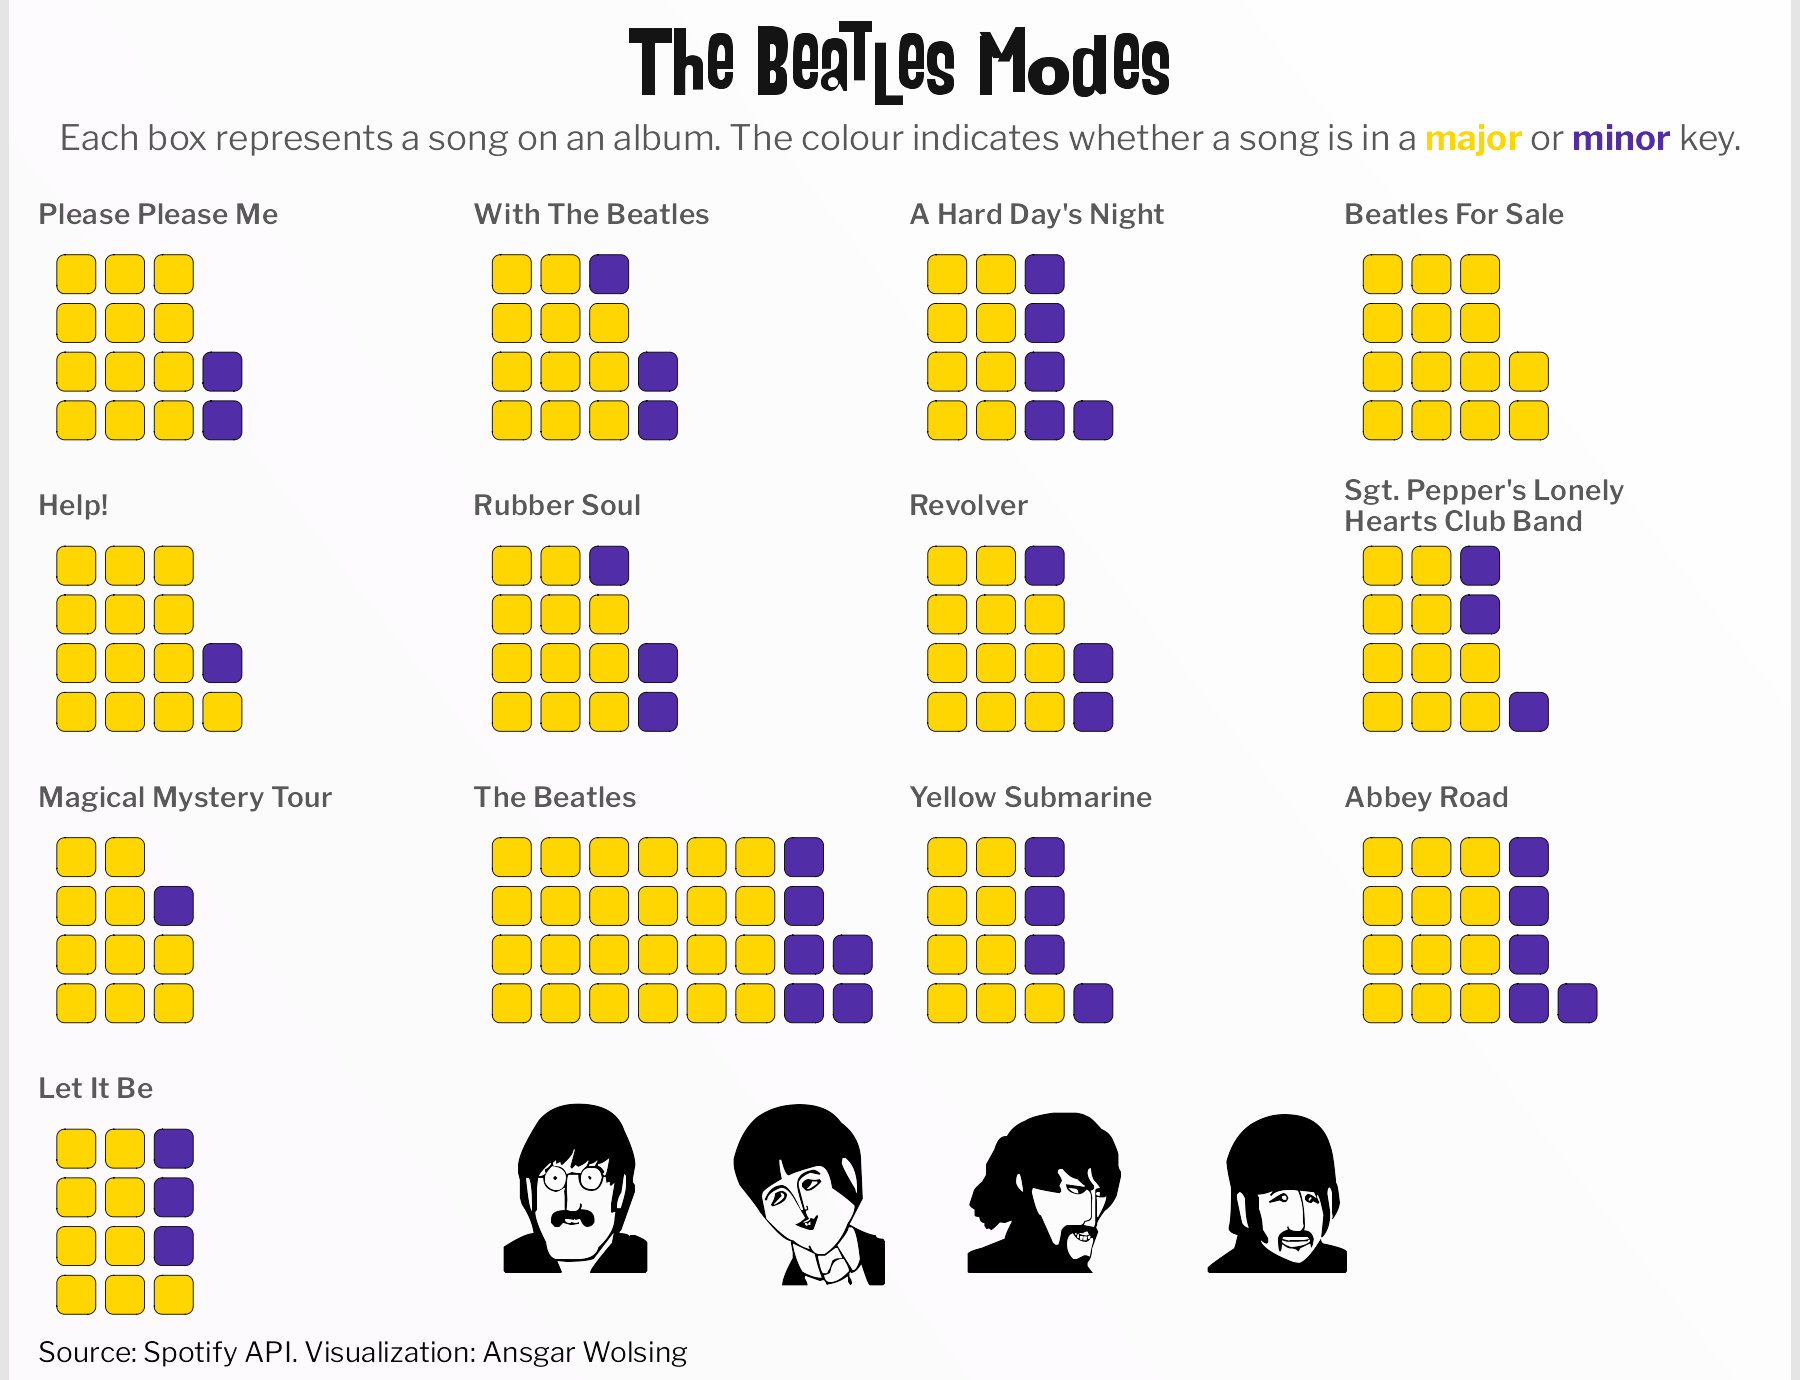

Generate this figure with R:
library(tidyverse)
library(ggtext)
library(here)
library(spotifyr)
library(waffle)
library(grid)

base_path <- here("2024", "09")

## Spotify API

## Authenticate -----
Sys.setenv(SPOTIFY_CLIENT_ID = cred$client_id)
Sys.setenv(SPOTIFY_CLIENT_SECRET = cred$client_secret)
access_token <- get_spotify_access_token()

# Get audio features
beatles <- get_artist_audio_features('the beatles')

# Select relevant album names and order by release date
beatles_album_names <- beatles |> 
  count(album_name, album_release_date) |> 
  filter(str_detect(album_name, "\\(Remastered\\)$") &
           !str_detect(album_name, "Naked \\(Remastered\\)$") & 
           album_name != "Live At The BBC (Remastered)") |> 
  # order albums by release date
  mutate(album_name = fct_reorder(album_name, album_release_date)) |> 
  arrange(album_name) |> 
  pull(album_name)


# Custom theme
colors <- c("#FCFAFC", "#FFFFFF")
gradient_fill <- grid::linearGradient(colors, group = FALSE)
theme_set(
  theme_void(base_family = "Libre Franklin") +
    theme(
      plot.background = element_rect(color = NA, fill = gradient_fill),
      text = element_text(color = "#090909"),
      plot.title = element_text(
        color = "grey8", 
        family = "Libre Franklin SemiBold", hjust = 0, size = 16,
        margin = margin(t = 4, b = 4)),
      plot.title.position = "plot",
      plot.subtitle = element_textbox(
        hjust = 0, color = "grey35", lineheight = 1.25, width = 1,
        margin = margin(b = 6)),
      plot.caption = element_markdown(hjust = 0),
      plot.margin = margin(rep(4, 4)),
      legend.position = "top",
      panel.grid = element_blank(),
      strip.text = element_text(
        family = "Libre Franklin Medium", size = 8, color = "grey35", hjust = 0,
        margin = margin(t = 3, b = 1))
    )
)


beatles_font_mapping <- c(
  "John" = "J",
  "Paul" = "H",
  "George" = "G",
  "Ringo" = "I"
)

ragg::agg_png(here(base_path, "09-major-minor.png"), width = 6, height = 4.6,
              bg = "grey90", scaling = 1/1.3, units = "in", res = 300)
beatles |> 
  tibble() |> 
  filter(album_name %in% beatles_album_names) |> 
  mutate(
    album_name = str_remove(album_name, "\\(Remastered\\)$"),
    album_name = factor(album_name,
                        levels = str_remove(beatles_album_names, "\\(Remastered\\)$"))) |> 
  count(album_name, mode_name) |> 
  ggplot(aes(fill = mode_name, values = n)) +
  geom_waffle(n_rows = 4, width = 0.8, height = 0.8, radius = unit(0.2, "npc")) +
  scale_fill_manual(values = c("#FFD600", "#512DA8")) +
  coord_equal() +
  facet_wrap(
    vars(album_name), ncol = 4, labeller = as_labeller(function(x) str_wrap(x, 20))) +
  guides(fill = "none") +
  labs(
    title = "The Beatles Modes",
    subtitle = "Each box represents a song on an album. 
    The colour indicates whether a song is in a 
    <b style='color:#FFD600'>major</b> or <b style='color:#512DA8'>minor</b>
    key.",
    caption = "Source: Spotify API. Visualization: Ansgar Wolsing"
  ) +
  theme(
    plot.title = element_textbox(family = "AHDN", hjust = 0.5, halign = 0.5,
                                 size = 24),
    plot.subtitle = element_textbox(hjust = 0.5, halign = 0.5),
    strip.text = element_text(family = "Libre Franklin SemiBold", size = 9),
    plot.margin = margin(t = 4, b = 4, l = 9, r = 9)
  )

# Add the Beatles picture
img_x_pos <- seq(0.32, 0.71, 0.13)

walk2(
  img_x_pos, beatles_font_mapping,
  function(x, label) {
    grid.text(
      label = label, 
      x = x, y = 0.14,
      gp = gpar(fontfamily = "JAMON del MAR", cex = 5))
  }
)
dev.off()

## FONTS
# AHDN font: https://www.fontspace.com/ahdn-font-f5443
# Beatles icons font: https://www.fontspace.com/jamon-del-mar-font-f5444
